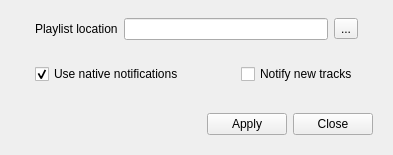
<?xml version="1.0" encoding="UTF-8"?>
<ui version="4.0">
 <class>TapeConfiguration</class>
 <widget class="QWidget" name="TapeConfiguration">
  <property name="windowModality">
   <enum>Qt::WindowModal</enum>
  </property>
  <property name="geometry">
   <rect>
    <x>0</x>
    <y>0</y>
    <width>393</width>
    <height>155</height>
   </rect>
  </property>
  <property name="minimumSize">
   <size>
    <width>393</width>
    <height>155</height>
   </size>
  </property>
  <property name="maximumSize">
   <size>
    <width>393</width>
    <height>155</height>
   </size>
  </property>
  <property name="windowTitle">
   <string>Configuration</string>
  </property>
  <property name="windowIcon">
   <iconset resource="res.qrc">
    <normaloff>:/assets/icon.png</normaloff>:/assets/icon.png</iconset>
  </property>
  <property name="locale">
   <locale language="English" country="UnitedStates"/>
  </property>
  <layout class="QVBoxLayout" name="confLayout">
   <property name="spacing">
    <number>0</number>
   </property>
   <property name="topMargin">
    <number>0</number>
   </property>
   <item>
    <widget class="QWidget" name="wOptions" native="true">
     <layout class="QVBoxLayout" name="optionsLayout">
      <property name="leftMargin">
       <number>15</number>
      </property>
      <property name="topMargin">
       <number>9</number>
      </property>
      <property name="rightMargin">
       <number>15</number>
      </property>
      <item>
       <widget class="QWidget" name="wLocation" native="true">
        <layout class="QHBoxLayout" name="locationLayout">
         <item>
          <widget class="QLabel" name="lbLocation">
           <property name="text">
            <string>Playlist location</string>
           </property>
          </widget>
         </item>
         <item>
          <widget class="QLineEdit" name="leLocation"/>
         </item>
         <item>
          <widget class="QToolButton" name="tbBrowse">
           <property name="text">
            <string notr="true">...</string>
           </property>
          </widget>
         </item>
        </layout>
       </widget>
      </item>
      <item>
       <widget class="QWidget" name="wNotifier" native="true">
        <layout class="QHBoxLayout" name="notifyLayout">
         <item>
          <widget class="QCheckBox" name="cbNativeNotifications">
           <property name="text">
            <string>Use native notifications</string>
           </property>
           <property name="checked">
            <bool>true</bool>
           </property>
          </widget>
         </item>
         <item>
          <spacer name="horizontalSpacer_3">
           <property name="orientation">
            <enum>Qt::Horizontal</enum>
           </property>
           <property name="sizeHint" stdset="0">
            <size>
             <width>40</width>
             <height>20</height>
            </size>
           </property>
          </spacer>
         </item>
         <item>
          <widget class="QCheckBox" name="cbNotify">
           <property name="text">
            <string>Notify new tracks</string>
           </property>
          </widget>
         </item>
        </layout>
       </widget>
      </item>
      <item>
       <spacer name="verticalSpacer">
        <property name="orientation">
         <enum>Qt::Vertical</enum>
        </property>
        <property name="sizeHint" stdset="0">
         <size>
          <width>20</width>
          <height>40</height>
         </size>
        </property>
       </spacer>
      </item>
     </layout>
    </widget>
   </item>
   <item>
    <widget class="QWidget" name="wBottomPanel" native="true">
     <property name="maximumSize">
      <size>
       <width>16777215</width>
       <height>40</height>
      </size>
     </property>
     <layout class="QHBoxLayout" name="bottomLayout">
      <item>
       <spacer name="horizontalSpacer_2">
        <property name="orientation">
         <enum>Qt::Horizontal</enum>
        </property>
        <property name="sizeHint" stdset="0">
         <size>
          <width>182</width>
          <height>19</height>
         </size>
        </property>
       </spacer>
      </item>
      <item>
       <widget class="QPushButton" name="btApply">
        <property name="text">
         <string>Apply</string>
        </property>
       </widget>
      </item>
      <item>
       <widget class="QPushButton" name="btClose">
        <property name="text">
         <string>Close</string>
        </property>
        <property name="icon">
         <iconset theme="window-close">
          <normaloff>.</normaloff>.</iconset>
        </property>
       </widget>
      </item>
     </layout>
    </widget>
   </item>
  </layout>
 </widget>
 <resources>
  <include location="res.qrc"/>
 </resources>
 <connections/>
</ui>
